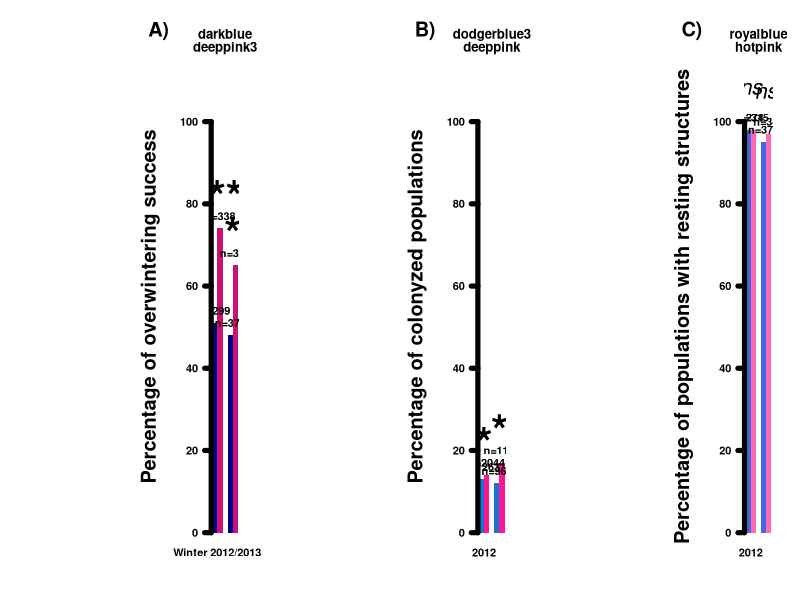
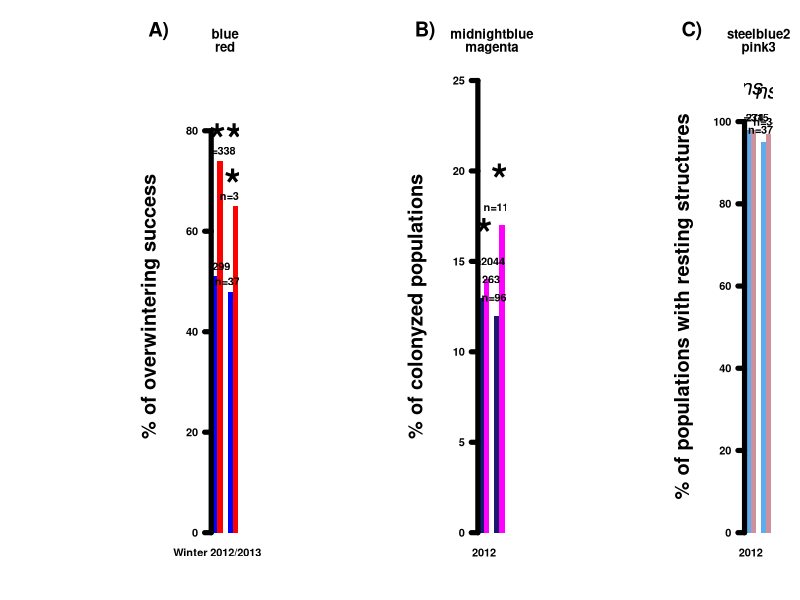
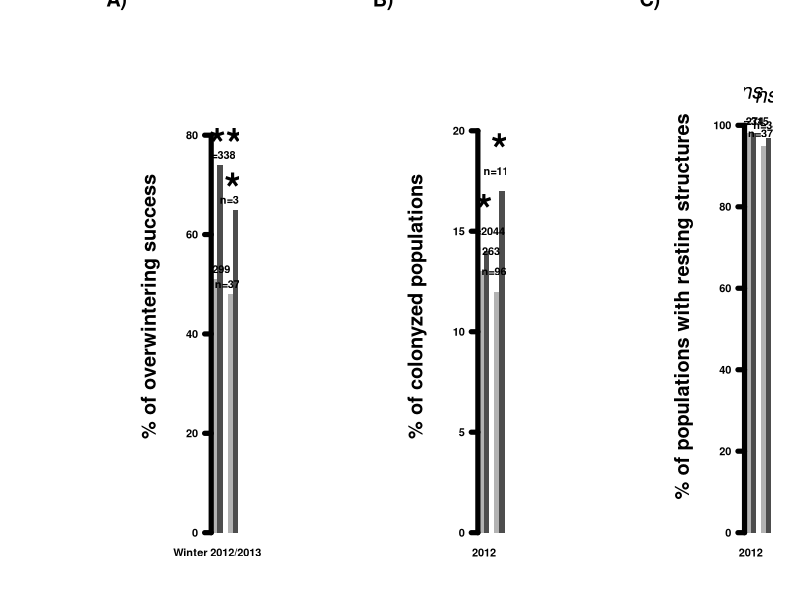
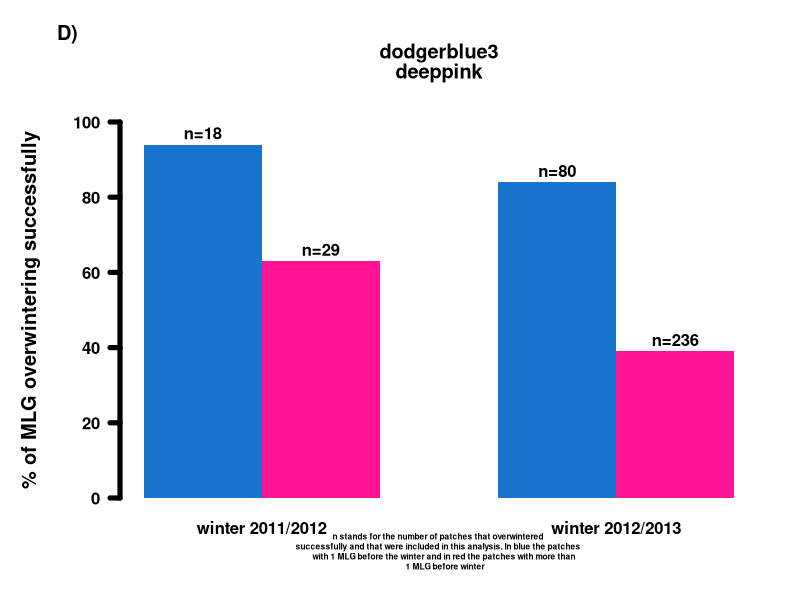

The R script that drew these images, in order:
###############################################################################
###############################################################################
#barplot of the effect of coinfection on different parameters
###############################################################################
###############################################################################


###############################################################################
#first try
###############################################################################

op<-par(mfrow=c(1,3),mar=c(5.1,16,6.1,2.1), oma=c(0,0,0,0))

#first plot for the overwintering success
coolcol<-c("darkblue","deeppink3")
datmat<-matrix(c(51,74,48,65),nrow=2)
temp<-barplot(datmat,beside=TRUE,border=NA,col=coolcol,
              names.arg=list("Winter 2012/2013","Winter 2013/2014"),
              main=coolcol,font=2,las=1,cex.lab=2,lwd=5,ylim=c(0,110))
mtext(side=2,text="Percentage of overwintering success",line=4,font=2,cex=1.2)
text(temp[1],datmat[1]+3,"n=299",font=2)
text(temp[2],datmat[2]+3,"n=338",font=2)
text((temp[1]+temp[2])/2,max(datmat[1:2])+10,"***",font=2,cex=4)
text(temp[3],datmat[3]+3,"n=372",font=2)
text(temp[4],datmat[4]+3,"n=346",font=2)
text((temp[3]+temp[4])/2,max(datmat[3:4])+10,"*",font=2,cex=4)
mtext(side=2,text="A)",font=2,cex=1.2,adj=3,padj=-18,las=1)

#second plot for the colonization success
coolcol<-c("dodgerblue3","deeppink")
datmat<-matrix(c(13,14,12,17),nrow=2)
temp<-barplot(datmat,beside=TRUE,border=NA,col=coolcol,
              names.arg=list("2012","2013"),
              main=coolcol,font=2,las=1,cex.lab=2,lwd=5,ylim=c(0,110))
mtext(side=2,text="Percentage of colonyzed populations",line=4,font=2,cex=1.2)
text(temp[1],datmat[1]+3,"n=1263",font=2)
text(temp[2],datmat[2]+3,"n=2044",font=2)
text((temp[1]+temp[2])/2,max(datmat[1:2])+10,"*",font=2,cex=4)
text(temp[3],datmat[3]+3,"n=962",font=2)
text(temp[4],datmat[4]+3,"n=1184",font=2)
text((temp[3]+temp[4])/2,max(datmat[3:4])+10,"*",font=2,cex=4)
mtext(side=2,text="B)",font=2,cex=1.2,adj=3,padj=-18,las=1)

#third plot for the production of overwintering structures
coolcol<-c("royalblue","hotpink")
datmat<-matrix(c(98,98,95,97),nrow=2)
temp<-barplot(datmat,beside=TRUE,border=NA,col=coolcol,
              names.arg=list("2012","2013"),
              main=coolcol,font=2,las=1,cex.lab=2,lwd=5,ylim=c(0,110))
mtext(side=2,text="Percentage of populations with resting structures",
      line=4,font=2,cex=1.2)
text(temp[1],datmat[1]+3,"n=274",font=2)
text(temp[2],datmat[2]+3,"n=315",font=2)
text((temp[1]+temp[2])/2,max(datmat[1:2])+10,"ns",font=3,cex=2)
text(temp[3],datmat[3]+3,"n=374",font=2)
text(temp[4],datmat[4]+3,"n=343",font=2)
text((temp[3]+temp[4])/2,max(datmat[3:4])+10,"ns",font=3,cex=2)
mtext(side=2,text="C)",font=2,cex=1.2,adj=3,padj=-18,las=1)

par(op)

#export to pdf 16 X 9 inches


###############################################################################
#second try
###############################################################################

op<-par(mfrow=c(1,3),mar=c(5.1,16,6.1,2.1), oma=c(0,0,0,0))

#first plot for the overwintering success
coolcol<-c("blue","red")
datmat<-matrix(c(51,74,48,65),nrow=2)
temp<-barplot(datmat,beside=TRUE,border=NA,col=coolcol,
              names.arg=list("Winter 2012/2013","Winter 2013/2014"),
              main=coolcol,font=2,las=1,cex.lab=2,lwd=5,ylim=c(0,90))
mtext(side=2,text="% of overwintering success",line=4,font=2,cex=1.2)
text(temp[1],datmat[1]+2,"n=299",font=2)
text(temp[2],datmat[2]+2,"n=338",font=2)
text((temp[1]+temp[2])/2,max(datmat[1:2])+6,"***",font=2,cex=4)
text(temp[3],datmat[3]+2,"n=372",font=2)
text(temp[4],datmat[4]+2,"n=346",font=2)
text((temp[3]+temp[4])/2,max(datmat[3:4])+6,"*",font=2,cex=4)
mtext(side=2,text="A)",font=2,cex=1.2,adj=3,padj=-18,las=1)

#second plot for the colonization success
coolcol<-c("midnightblue","magenta")
datmat<-matrix(c(13,14,12,17),nrow=2)
temp<-barplot(datmat,beside=TRUE,border=NA,col=coolcol,
              names.arg=list("2012","2013"),
              main=coolcol,font=2,las=1,cex.lab=2,lwd=5,ylim=c(0,25))
mtext(side=2,text="% of colonyzed populations",line=4,font=2,cex=1.2)
text(temp[1],datmat[1]+1,"n=1263",font=2)
text(temp[2],datmat[2]+1,"n=2044",font=2)
text((temp[1]+temp[2])/2,max(datmat[1:2])+3,"*",font=2,cex=4)
text(temp[3],datmat[3]+1,"n=962",font=2)
text(temp[4],datmat[4]+1,"n=1184",font=2)
text((temp[3]+temp[4])/2,max(datmat[3:4])+3,"*",font=2,cex=4)
mtext(side=2,text="B)",font=2,cex=1.2,adj=3,padj=-18,las=1)

#third plot for the production of overwintering structures
coolcol<-c("steelblue2","pink3")
datmat<-matrix(c(98,98,95,97),nrow=2)
temp<-barplot(datmat,beside=TRUE,border=NA,col=coolcol,
              names.arg=list("2012","2013"),
              main=coolcol,font=2,las=1,cex.lab=2,lwd=5,ylim=c(0,110))
mtext(side=2,text="% of populations with resting structures",
      line=4,font=2,cex=1.2)
text(temp[1],datmat[1]+3,"n=274",font=2)
text(temp[2],datmat[2]+3,"n=315",font=2)
text((temp[1]+temp[2])/2,max(datmat[1:2])+10,"ns",font=3,cex=2)
text(temp[3],datmat[3]+3,"n=374",font=2)
text(temp[4],datmat[4]+3,"n=343",font=2)
text((temp[3]+temp[4])/2,max(datmat[3:4])+10,"ns",font=3,cex=2)
mtext(side=2,text="C)",font=2,cex=1.2,adj=3,padj=-18,las=1)

par(op)

#export to pdf 16 X 9 inches

which(colors()=="hotpink")


###############################################################################
#third try, this time not in color, but with 2 shades of greys
###############################################################################

op<-par(mfrow=c(1,3),mar=c(5.1,16,6.1,2.1), oma=c(0,0,0,0))

#first plot for the overwintering success
coolcol<-c("grey70","grey30")
datmat<-matrix(c(51,74,48,65),nrow=2)
temp<-barplot(datmat,beside=TRUE,border=NA,col=coolcol,
              names.arg=list("Winter 2012/2013","Winter 2013/2014"),
              font=2,las=1,cex.lab=2,lwd=5,ylim=c(0,91))
mtext(side=2,text="% of overwintering success",line=4,font=2,cex=1.2)
text(temp[1],datmat[1]+2,"n=299",font=2)
text(temp[2],datmat[2]+2,"n=338",font=2)
text((temp[1]+temp[2])/2,max(datmat[1:2])+6,"***",font=2,cex=4)
text(temp[3],datmat[3]+2,"n=372",font=2)
text(temp[4],datmat[4]+2,"n=346",font=2)
text((temp[3]+temp[4])/2,max(datmat[3:4])+6,"*",font=2,cex=4)
mtext(side=2,text="A)",font=2,cex=1.2,adj=5,padj=-20,las=1)

#second plot for the colonization success
datmat<-matrix(c(13,14,12,17),nrow=2)
temp<-barplot(datmat,beside=TRUE,border=NA,col=coolcol,
              names.arg=list("2012","2013"),
              font=2,las=1,cex.lab=2,lwd=5,ylim=c(0,22.5))
mtext(side=2,text="% of colonyzed populations",line=4,font=2,cex=1.2)
text(temp[1],datmat[1]+1,"n=1263",font=2)
text(temp[2],datmat[2]+1,"n=2044",font=2)
text((temp[1]+temp[2])/2,max(datmat[1:2])+2.5,"*",font=2,cex=4)
text(temp[3],datmat[3]+1,"n=962",font=2)
text(temp[4],datmat[4]+1,"n=1184",font=2)
text((temp[3]+temp[4])/2,max(datmat[3:4])+2.5,"*",font=2,cex=4)
mtext(side=2,text="B)",font=2,cex=1.2,adj=5,padj=-20,las=1)

#third plot for the production of overwintering structures
datmat<-matrix(c(98,98,95,97),nrow=2)
temp<-barplot(datmat,beside=TRUE,border=NA,col=coolcol,
              names.arg=list("2012","2013"),
              font=2,las=1,cex.lab=2,lwd=5,ylim=c(0,111))
mtext(side=2,text="% of populations with resting structures",
      line=4,font=2,cex=1.2)
text(temp[1],datmat[1]+3,"n=274",font=2)
text(temp[2],datmat[2]+3,"n=315",font=2)
text((temp[1]+temp[2])/2,max(datmat[1:2])+10,"ns",font=3,cex=2)
text(temp[3],datmat[3]+3,"n=374",font=2)
text(temp[4],datmat[4]+3,"n=343",font=2)
text((temp[3]+temp[4])/2,max(datmat[3:4])+10,"ns",font=3,cex=2)
mtext(side=2,text="C)",font=2,cex=1.2,adj=5,padj=-20,las=1)

par(op)

#export to pdf 16 X 9 inches


###############################################################################
#barplot for the mono-MLG vs several-MLG MLG survival rate
###############################################################################

op<-par(mfrow=c(1,1),mar=c(5.1,6,6.1,2.1), oma=c(0,0,0,0))

coolcol<-c("dodgerblue3","deeppink")
datmat<-matrix(c(94,63,84,39),nrow=2)
temp<-barplot(datmat,beside=TRUE,border=NA,col=coolcol,
              names.arg=list("winter 2011/2012","winter 2012/2013"),
              main=coolcol,font=2,las=1,cex.lab=2,lwd=5,ylim=c(0,100))
mtext(side=2,text="% of MLG overwintering successfully",line=4,font=2,cex=1.2)
text(temp[1],datmat[1]+3,"n=18",font=2)
text(temp[2],datmat[2]+3,"n=29",font=2)
#text((temp[1]+temp[2])/2,max(datmat[1:2])+3,"*",font=2,cex=4)
text(temp[3],datmat[3]+3,"n=80",font=2)
text(temp[4],datmat[4]+3,"n=236",font=2)
#text((temp[3]+temp[4])/2,max(datmat[3:4])+3,"*",font=2,cex=4)
mtext(side=2,text="D)",font=2,cex=1.2,adj=3,padj=-18,las=1)
mtext(side=1,text="n stands for the number of patches that overwintered 
successfully and that were included in this analysis. In blue the patches 
      with 1 MLG before the winter and in red the patches with more than 
      1 MLG before winter",
      font=2,cex=0.5,adj=NA,padj=1.5,las=0)

par(op)

#export to pdf 6 X 9 inches


###############################################################################
#END
###############################################################################
